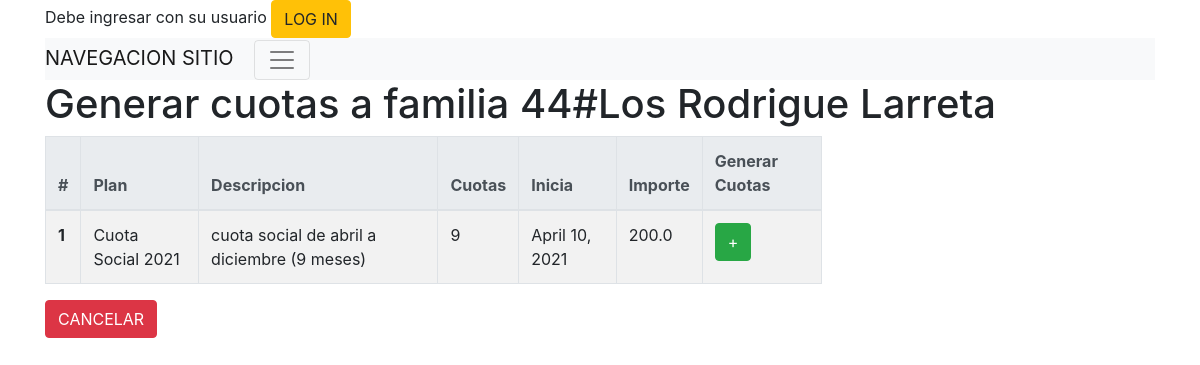
The page /cuotas/familia/nuevo_cuotas_plan_seleccion/4 on the database as committed earlier.
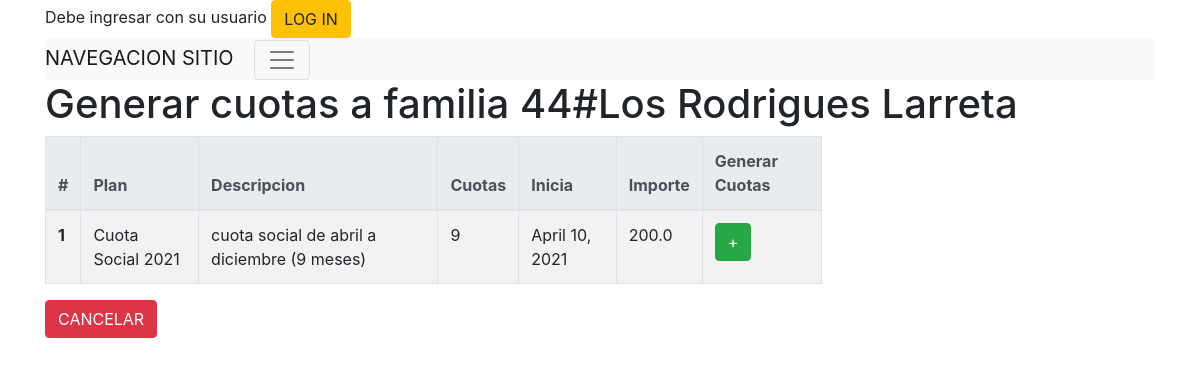
The same page on the database as committed later.
### socios/models.py (models this page shows, shortened)
class Familia(models.Model):
    familia_crm_id = models.CharField(max_length=50)
    crm_id = models.IntegerField(unique=True) # unique=True
    direccion_calle = models.CharField(max_length=50,blank=True)
    direccion_numero = models.CharField(max_length=50,blank=True)
    direccion_depto = models.CharField(max_length=50,blank=True)
    direccion_localidad = models.CharField(max_length=50,blank=True)
    direccion_provincia = models.CharField(max_length=50,blank=True)
    contacto = models.CharField(max_length=200,blank=True)
    eliminado = models.BooleanField(default=False)
    creado = models.DateTimeField('creado',auto_now_add=True)
    actualizado = models.DateTimeField('actualizado',auto_now=True)
    class Meta:
        permissions = (
                       ( "familia_crear","Agregar nueva familia"),
                       ( "familia_editar","Editar familia"),
                       ( "familia_borrar","Eliminar familia"),
                       ( "familia_ver","Ver informacion de familia" ),
                      )

### cuotas/views.py (the view)
# urls.py: path('familia/nuevo_cuotas_plan_seleccion/<int:familia_id>', views.nuevo_cuotas_plan_seleccion, name='nuevo_cuotas_plan_seleccion'),
def nuevo_cuotas_plan_seleccion(request, familia_id):
    familia = Familia.objects.get(pk=familia_id)
    planes_de_pago = PlanDePago.objects.all()
    return render(request, 'cuotas/nuevo_cuotas_plan_seleccion.html', {'familia': familia,'planes_de_pago':planes_de_pago})

### cuotas/templates/cuotas/nuevo_cuotas_plan_seleccion.html (shortened to what this page needs)
{% extends "base_site.html" %}
{% block content %}
<h1>Generar cuotas a familia {{ familia.crm_id }}#{{ familia.familia_crm_id }}</h1>
{% if planes_de_pago %}
<table id="example" class="table table-striped table-bordered table-hover table-responsive-xl" style="width:70%">
  <thead class="thead-light">
    <tr>
      <th scope="col">#</th>
      <th scope="col">Plan</th>
      <th scope="col">Descripcion</th>
      <th scope="col">Cuotas</th>
      <th scope="col">Inicia</th>
      <th scope="col">Importe</th>
      <th scope="col">Generar Cuotas</th>
    </tr>
  </thead>
  <tbody>
  {% for plan in planes_de_pago %}
    <tr>
      <th scope="row">{{ forloop.counter }}</th>
      <td>{{ plan.nombre}}</td>
      <td>{{ plan.descripcion }}</td>
      <td>{{ plan.cantidad_cuotas }}</td>
      <td>{{ plan.vto_primera_cuota }}</td>
      <td>{{ plan.importe_cuota }}</td>
      <td>
        <a type="button" class="btn btn-success" href="{% url 'cuotas:nuevo_cuotas_plan' familia_id=familia.id plan_pagos_id=plan.id  %}">+</a>
      </td>
    </tr>
    {% endfor %}
  </tbody>
  </table>
{% else %}
    <p>No cuotas are available.</p>
{% endif %}
<a type="button" class="btn btn-danger" href="{% url 'socios:familia_detalle_error' familia_id=familia.id error_message='Operacion cancelada'|urlencode %}">CANCELAR</a>
{% endblock content %}

Rows that differ between the two databases and show on the page:
changed Familia: familia_crm_id "Los Rodrigue Larreta" → "Los Rodrigues Larreta"
